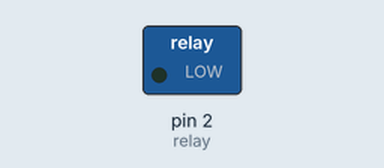
This sketch was run on a simulated Arduino Uno, built with avr-gcc and run on an emulated ATmega328P. On the bench: switched loads named in the sketch (green lamp = pin HIGH).

Above: at 0.15 s.
Timing chart, 0 to 1.8 s (numbered marks = the images above):
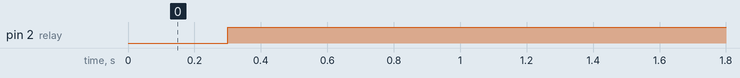

Measured:
- by itself, pin 2 (relay): LOW → HIGH at 0.30 s

The sketch:

relay_switch_2_channel.ino
```cpp
int relay=2;

void setup()
{
 pinMode(relay,OUTPUT);

}

void loop()
{

//digitalWrite(relay,LOW);
delay(300);
digitalWrite(relay,HIGH);
delay(300);
}
```
